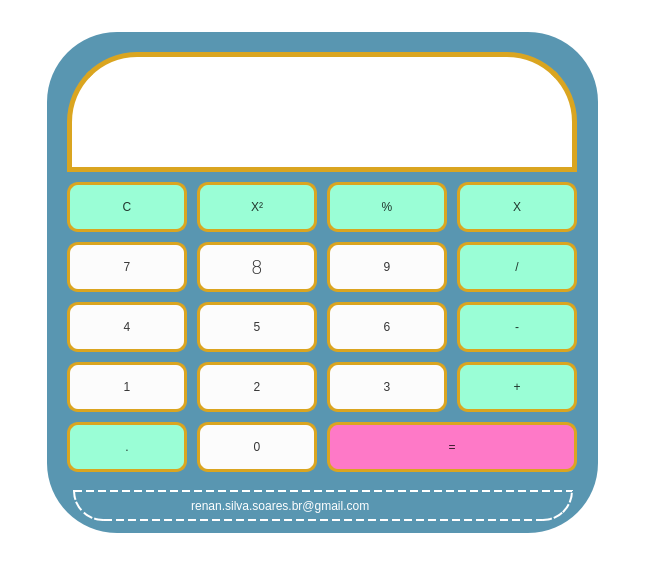
<?xml version="1.0" encoding="UTF-8"?>
<ui version="4.0">
 <class>MainWindow</class>
 <widget class="QMainWindow" name="MainWindow">
  <property name="geometry">
   <rect>
    <x>0</x>
    <y>0</y>
    <width>645</width>
    <height>565</height>
   </rect>
  </property>
  <property name="windowTitle">
   <string>MainWindow</string>
  </property>
  <property name="styleSheet">
   <string notr="true">QWidget {
	background-color: rgba(255, 255, 255,0);
}

QPushButton {
	color: rgba(0, 0, 0, 200);
	font: 75 14pt &quot;DejaVu Sans&quot;;
	border: 3px solid #DAA520;
	border-radius: 11px;
	background-color: rgb(154, 254, 214);
}

#pb0, #pb1, #pb2, #pb3, #pb4, #pb5, #pb6, #pb7, #pb8, #pb9 {
	background-color: #FCFCFC;
}

#pbIgual {	
	background-color: rgb(254, 121, 199);
}

QLabel {
	
	color: #000000;
	border: 5px solid #DAA520;
	border-top-right-radius:70px;
	border-top-left-radius:70px;

}
</string>
  </property>
  <widget class="QWidget" name="centralwidget">
   <layout class="QGridLayout" name="gridLayout">
    <item row="0" column="0">
     <widget class="QFrame" name="frSinais">
      <property name="sizePolicy">
       <sizepolicy hsizetype="Fixed" vsizetype="Fixed">
        <horstretch>0</horstretch>
        <verstretch>0</verstretch>
       </sizepolicy>
      </property>
      <property name="minimumSize">
       <size>
        <width>551</width>
        <height>501</height>
       </size>
      </property>
      <property name="styleSheet">
       <string notr="true">#frSinais {
	background-color: rgb(89, 150, 177);
	border-top-right-radius:70px;
	border-top-left-radius:70px;
	border-bottom-right-radius:70px;
	border-bottom-left-radius:70px;
}

QPushButton:hover {
	background:#DAA520;
}
</string>
      </property>
      <property name="frameShape">
       <enum>QFrame::StyledPanel</enum>
      </property>
      <property name="frameShadow">
       <enum>QFrame::Raised</enum>
      </property>
      <widget class="QPushButton" name="pbIgual">
       <property name="geometry">
        <rect>
         <x>280</x>
         <y>390</y>
         <width>250</width>
         <height>50</height>
        </rect>
       </property>
       <property name="styleSheet">
        <string notr="true"/>
       </property>
       <property name="text">
        <string>=</string>
       </property>
      </widget>
      <widget class="QPushButton" name="pb1">
       <property name="geometry">
        <rect>
         <x>20</x>
         <y>330</y>
         <width>120</width>
         <height>50</height>
        </rect>
       </property>
       <property name="text">
        <string>1</string>
       </property>
      </widget>
      <widget class="QPushButton" name="pbFuncaoSubtracao">
       <property name="geometry">
        <rect>
         <x>410</x>
         <y>270</y>
         <width>120</width>
         <height>50</height>
        </rect>
       </property>
       <property name="text">
        <string>-</string>
       </property>
      </widget>
      <widget class="QPushButton" name="pb4">
       <property name="geometry">
        <rect>
         <x>20</x>
         <y>270</y>
         <width>120</width>
         <height>50</height>
        </rect>
       </property>
       <property name="text">
        <string>4</string>
       </property>
      </widget>
      <widget class="QPushButton" name="pb5">
       <property name="geometry">
        <rect>
         <x>150</x>
         <y>270</y>
         <width>120</width>
         <height>50</height>
        </rect>
       </property>
       <property name="text">
        <string>5</string>
       </property>
      </widget>
      <widget class="QPushButton" name="pbFuncaoDivisao">
       <property name="geometry">
        <rect>
         <x>410</x>
         <y>210</y>
         <width>120</width>
         <height>50</height>
        </rect>
       </property>
       <property name="text">
        <string>/</string>
       </property>
      </widget>
      <widget class="QPushButton" name="pbFuncaoSoma">
       <property name="geometry">
        <rect>
         <x>410</x>
         <y>330</y>
         <width>120</width>
         <height>50</height>
        </rect>
       </property>
       <property name="text">
        <string>+</string>
       </property>
      </widget>
      <widget class="QPushButton" name="pbClear">
       <property name="geometry">
        <rect>
         <x>20</x>
         <y>150</y>
         <width>120</width>
         <height>50</height>
        </rect>
       </property>
       <property name="text">
        <string>C</string>
       </property>
      </widget>
      <widget class="QPushButton" name="pb7">
       <property name="geometry">
        <rect>
         <x>20</x>
         <y>210</y>
         <width>120</width>
         <height>50</height>
        </rect>
       </property>
       <property name="styleSheet">
        <string notr="true"/>
       </property>
       <property name="text">
        <string>7</string>
       </property>
      </widget>
      <widget class="QPushButton" name="pbQuadrado">
       <property name="geometry">
        <rect>
         <x>150</x>
         <y>150</y>
         <width>120</width>
         <height>50</height>
        </rect>
       </property>
       <property name="text">
        <string>X²</string>
       </property>
      </widget>
      <widget class="QPushButton" name="pb9">
       <property name="geometry">
        <rect>
         <x>280</x>
         <y>210</y>
         <width>120</width>
         <height>50</height>
        </rect>
       </property>
       <property name="styleSheet">
        <string notr="true"/>
       </property>
       <property name="text">
        <string>9</string>
       </property>
      </widget>
      <widget class="QPushButton" name="pbFuncaoMutiplicacao">
       <property name="geometry">
        <rect>
         <x>410</x>
         <y>150</y>
         <width>120</width>
         <height>50</height>
        </rect>
       </property>
       <property name="text">
        <string>X</string>
       </property>
      </widget>
      <widget class="QPushButton" name="pbPonto">
       <property name="geometry">
        <rect>
         <x>20</x>
         <y>390</y>
         <width>120</width>
         <height>50</height>
        </rect>
       </property>
       <property name="text">
        <string>.</string>
       </property>
      </widget>
      <widget class="QPushButton" name="pb2">
       <property name="geometry">
        <rect>
         <x>150</x>
         <y>330</y>
         <width>120</width>
         <height>50</height>
        </rect>
       </property>
       <property name="text">
        <string>2</string>
       </property>
      </widget>
      <widget class="QPushButton" name="pb8">
       <property name="geometry">
        <rect>
         <x>150</x>
         <y>210</y>
         <width>120</width>
         <height>50</height>
        </rect>
       </property>
       <property name="font">
        <font>
         <family>DejaVu Sans</family>
         <pointsize>14</pointsize>
         <weight>9</weight>
         <italic>false</italic>
         <bold>false</bold>
        </font>
       </property>
       <property name="text">
        <string>8</string>
       </property>
      </widget>
      <widget class="QLabel" name="lbMostraConta">
       <property name="geometry">
        <rect>
         <x>20</x>
         <y>20</y>
         <width>510</width>
         <height>120</height>
        </rect>
       </property>
       <property name="font">
        <font>
         <pointsize>38</pointsize>
        </font>
       </property>
       <property name="styleSheet">
        <string notr="true">background-color: rgb(255, 255, 255);</string>
       </property>
       <property name="text">
        <string/>
       </property>
       <property name="alignment">
        <set>Qt::AlignRight|Qt::AlignTrailing|Qt::AlignVCenter</set>
       </property>
       <property name="margin">
        <number>0</number>
       </property>
      </widget>
      <widget class="QPushButton" name="pbFuncaoPorcentagem">
       <property name="geometry">
        <rect>
         <x>280</x>
         <y>150</y>
         <width>120</width>
         <height>50</height>
        </rect>
       </property>
       <property name="text">
        <string>%</string>
       </property>
      </widget>
      <widget class="QPushButton" name="pb3">
       <property name="geometry">
        <rect>
         <x>280</x>
         <y>330</y>
         <width>120</width>
         <height>50</height>
        </rect>
       </property>
       <property name="text">
        <string>3</string>
       </property>
      </widget>
      <widget class="QLabel" name="lbContato">
       <property name="geometry">
        <rect>
         <x>26</x>
         <y>458</y>
         <width>500</width>
         <height>31</height>
        </rect>
       </property>
       <property name="styleSheet">
        <string notr="true">#lbContato {
	border: 2px dashed #ffffff;
	color: #ffffff;
	border-top-right-radius:0px;
	border-top-left-radius:0px;
	border-bottom-right-radius: 30px;
	border-bottom-left-radius:30px;
	
}</string>
       </property>
       <property name="text">
        <string>                                  renan.silva.soares.br@gmail.com</string>
       </property>
      </widget>
      <widget class="QPushButton" name="pb6">
       <property name="geometry">
        <rect>
         <x>280</x>
         <y>270</y>
         <width>120</width>
         <height>50</height>
        </rect>
       </property>
       <property name="text">
        <string>6</string>
       </property>
      </widget>
      <widget class="QPushButton" name="pb0">
       <property name="geometry">
        <rect>
         <x>150</x>
         <y>390</y>
         <width>120</width>
         <height>50</height>
        </rect>
       </property>
       <property name="styleSheet">
        <string notr="true"/>
       </property>
       <property name="text">
        <string>0</string>
       </property>
      </widget>
     </widget>
    </item>
   </layout>
  </widget>
 </widget>
 <resources/>
 <connections/>
</ui>
